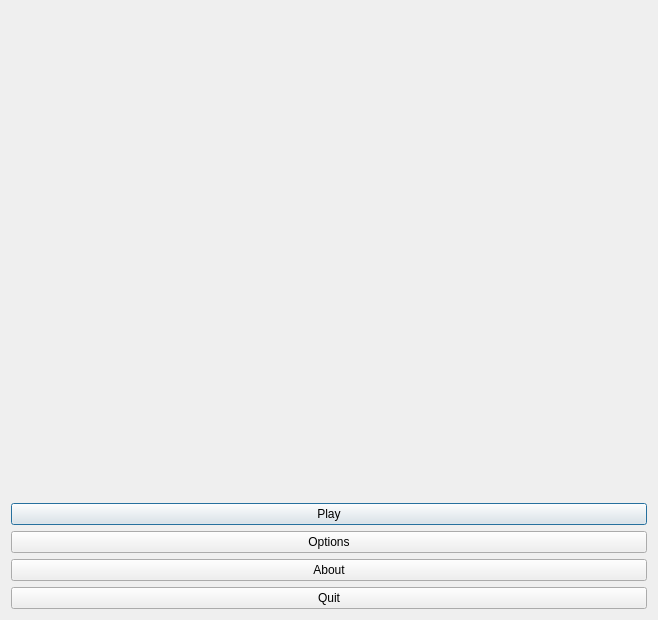
<?xml version="1.0" encoding="UTF-8"?>
<ui version="4.0">
 <class>MainDialog</class>
 <widget class="QDialog" name="MainDialog">
  <property name="geometry">
   <rect>
    <x>0</x>
    <y>0</y>
    <width>658</width>
    <height>620</height>
   </rect>
  </property>
  <property name="sizePolicy">
   <sizepolicy hsizetype="Fixed" vsizetype="Fixed">
    <horstretch>0</horstretch>
    <verstretch>0</verstretch>
   </sizepolicy>
  </property>
  <property name="minimumSize">
   <size>
    <width>658</width>
    <height>620</height>
   </size>
  </property>
  <property name="maximumSize">
   <size>
    <width>658</width>
    <height>620</height>
   </size>
  </property>
  <property name="windowTitle">
   <string>Starfighter 4K</string>
  </property>
  <layout class="QVBoxLayout" name="verticalLayout_2">
   <item>
    <widget class="QLabel" name="lblLogo">
     <property name="sizePolicy">
      <sizepolicy hsizetype="Expanding" vsizetype="Fixed">
       <horstretch>0</horstretch>
       <verstretch>0</verstretch>
      </sizepolicy>
     </property>
     <property name="text">
      <string/>
     </property>
     <property name="pixmap">
      <pixmap resource="../../ressources.qrc">:/images/mainmenu-logo</pixmap>
     </property>
     <property name="scaledContents">
      <bool>true</bool>
     </property>
    </widget>
   </item>
   <item>
    <spacer name="verticalSpacer">
     <property name="orientation">
      <enum>Qt::Vertical</enum>
     </property>
     <property name="sizeHint" stdset="0">
      <size>
       <width>20</width>
       <height>40</height>
      </size>
     </property>
    </spacer>
   </item>
   <item>
    <widget class="QPushButton" name="btnPlay">
     <property name="text">
      <string>Play</string>
     </property>
    </widget>
   </item>
   <item>
    <widget class="QPushButton" name="btnOptions">
     <property name="text">
      <string>Options</string>
     </property>
    </widget>
   </item>
   <item>
    <widget class="QPushButton" name="btnAbout">
     <property name="text">
      <string>About</string>
     </property>
    </widget>
   </item>
   <item>
    <widget class="QPushButton" name="btnQuit">
     <property name="text">
      <string>Quit</string>
     </property>
    </widget>
   </item>
  </layout>
 </widget>
 <resources>
  <include location="../../ressources.qrc"/>
 </resources>
 <connections>
  <connection>
   <sender>btnQuit</sender>
   <signal>clicked()</signal>
   <receiver>MainDialog</receiver>
   <slot>close()</slot>
   <hints>
    <hint type="sourcelabel">
     <x>370</x>
     <y>536</y>
    </hint>
    <hint type="destinationlabel">
     <x>361</x>
     <y>290</y>
    </hint>
   </hints>
  </connection>
 </connections>
</ui>
